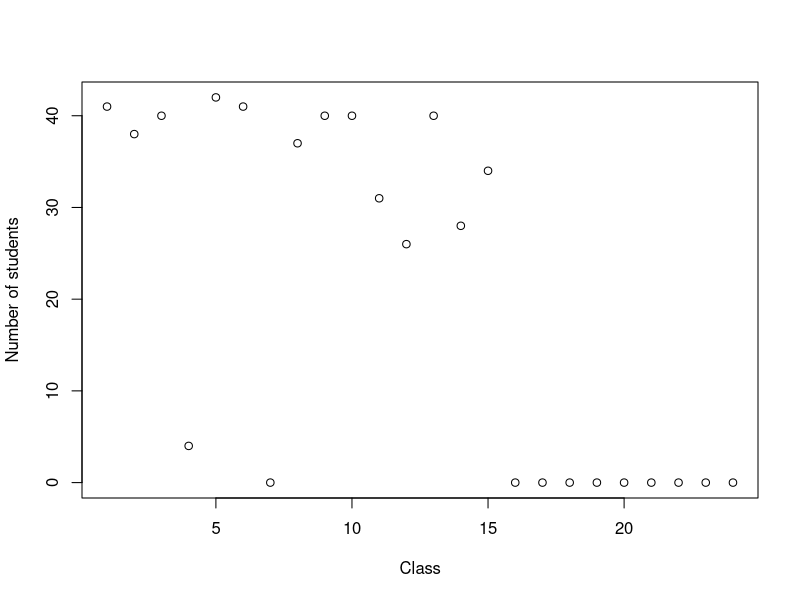
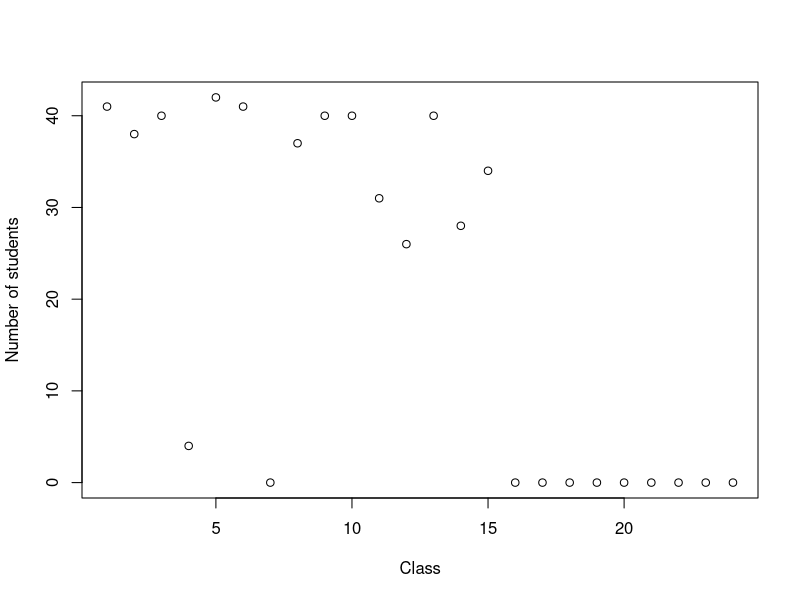

R code for these plots, in order:
## ---- chunk 1
#load required packages
library(readxl)
library(tidyverse)
## ---- chunk 2
attend <- read_excel("TrackAttendance.xlsx")
attend <- cbind(1:nrow(attend),attend)
names(attend)[1]<-"student"
nclasses<-24
## ---- chunk 3
#sum columns, except the first
index.not.aulas<-c(1,2)
plot(1:nclasses,colSums(attend[,-index.not.aulas]),ylab="Number of students",xlab="Class")
## ---- chunk 4
#not shown, but creates plot file for readme
jpeg(filename="file4readme.jpg")
#sum columns, except the first
index.not.aulas<-c(1,2)
plot(1:nclasses,colSums(attend[,-index.not.aulas]),ylab="Number of students",xlab="Class")
dev.off()
## ---- chunk 5
#placeholder for said analysis
## ---- chunk 6
attendtodate<-attend[,c(rep(TRUE,length(index.not.aulas)),colSums(attend[,-index.not.aulas])>0)]
attendtodatel<-gather(attendtodate,key=aula,value=present,aula1:tail(names(attendtodate),n=1))
## ---- chunk 7
glm1<-glm(present~aula+curso,data=attendtodatel,family=binomial)
summary(glm1)
